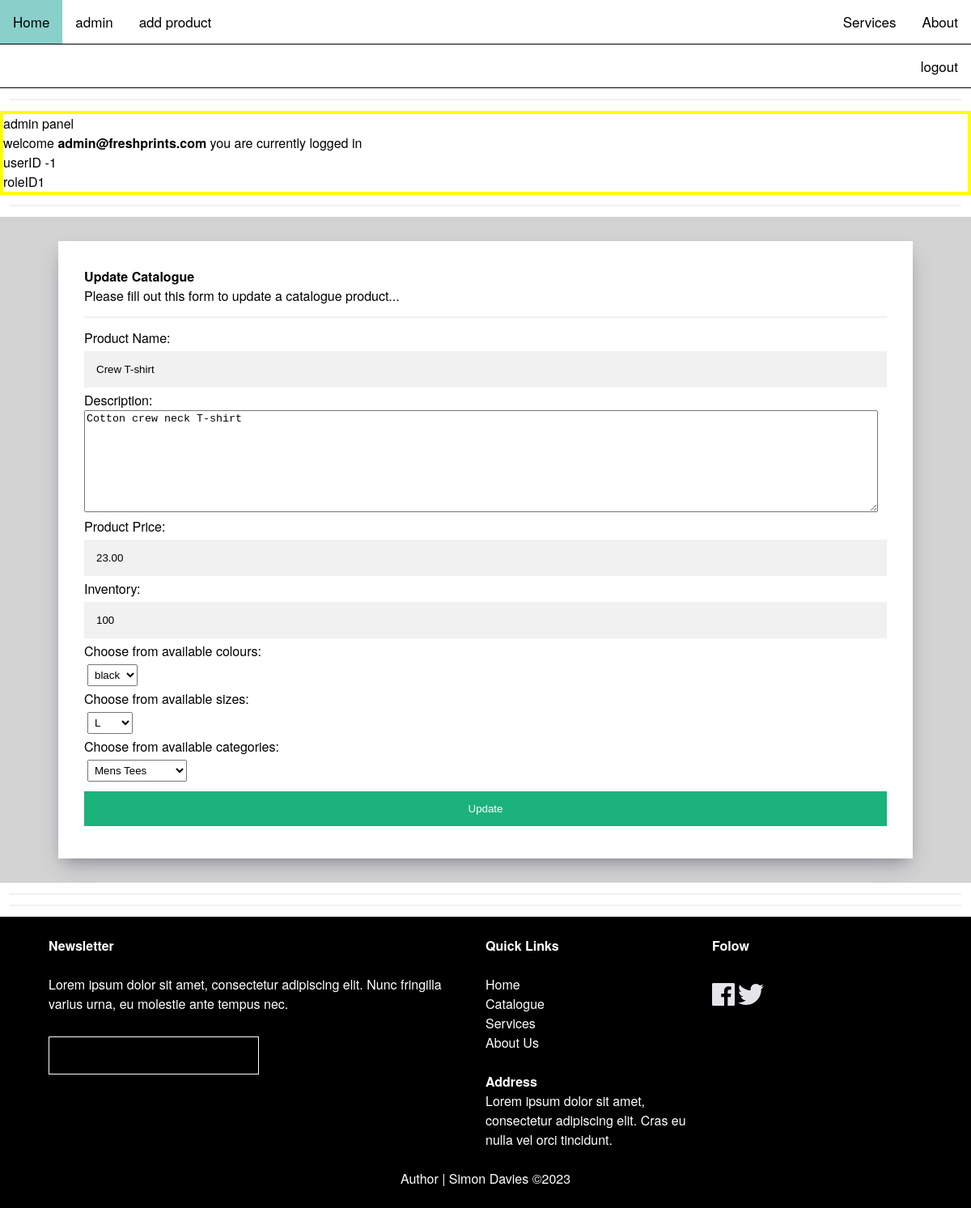
/view/form_productUpdate.php?productID=3 (signed in), run on the app's committed database.
### tables this page shows
CREATE TABLE `product` (
  `productID` int(11) NOT NULL,
  `productTitle` varchar(50) NOT NULL,
  `description` text NOT NULL,
  `price` decimal(6,2) NOT NULL,
  `qty` int(5) NOT NULL,
  `colourID` int(11) NOT NULL,
  `sizeID` int(11) NOT NULL,
  `catID` int(11) NOT NULL
);

### model/functions.php (called while the page is built, shortened)
<?php
function get_category_dropdown()
{
  global $pdo;
  $sql = 'SELECT * FROM category WHERE catID >0 ORDER BY catID';
  $statement = $pdo->prepare($sql);
  $statement->execute();
  $result = $statement->fetchAll();
  return $result;
}
function get_colour_dropdown()
{
 global $pdo;
 $sql = 'SELECT * FROM colour ORDER BY colourID';
 $result = $pdo->query($sql);
 return $result;
}
function get_size_dropdown()
{
  global $pdo;
  $sql = 'SELECT * FROM size ORDER BY sizeID';
  $result = $pdo->query($sql);
  return $result;
}
?>

### view/form_productUpdate.php (the view, shortened to what this page needs)
<?php
require('../model/pdo.php');
require('../model/functions.php');
?>
<!DOCTYPE html>
<html lang="en">
<head>
  <link rel="stylesheet" href="../css/reset.css">
  <link rel="stylesheet" href="../css/style.css">
  <link rel="stylesheet" href="https://cdnjs.cloudflare.com/ajax/libs/font-awesome/4.7.0/css/font-awesome.min.css">
</head>
<body>
<?php
require('navigation.php');
?>
<hr>
<?php require('section_account.php'); ?>
<section class="section_container formbkg">
  <div class="">
   <form method="post" action="<?php echo htmlspecialchars($_SERVER["PHP_SELF"] . "?" . $_SERVER['QUERY_STRING'] );?>">
  <?php
  $productID = $_GET['productID'];
if(isset($productID)){
  global $pdo;
  $sql = 'SELECT * FROM product WHERE productID =' . $productID;
  foreach($pdo->query($sql) as $result):
?>
<h2>Update Catalogue</h2>
<p>Please fill out this form to update a catalogue product...</p>
<hr>
<p><?php $selectedCol = $result['colourID'];  ?></p>
<p><?php $selectedSize = $result['sizeID'];  ?></p>
<p><?php $selectedCat = $result['catID'];  ?></p>
        <label for="productTitle">Product Name:</label>
         <input type="text" id="productTitle" name="productTitle" value="<?php echo $result['productTitle']; ?>" />
         <p><label for="description">Description:</label></p>
         <textarea id="description" name="description" cols="120" rows="8"><?php  echo $result['description']; ?></textarea>
         <p><label for="price">Product Price:</label></p>
         <input type="text" id="price" name="price" value="<?php echo $result['price'];  ?>" />
         <p><label for="qty">Inventory:</label></p>
         <input type="text" id="qty" name="qty" value="<?php echo $result['qty'];  ?>" />
         <p><label for="colourID">Choose from available colours:</label></p>
         <select name='colourID' id="colourID">
          <?php
          $result = get_colour_dropdown();
           foreach($result as $row):
             if( $selectedCol == $row['colourID'] ){
               echo '<option selected value="' . $row['colourID'] . '" > ' . $row['colour'] . '</option>';
             } else {
              echo '<option value="' . $row['colourID'] . '" > ' . $row['colour'] . '</option>';
             }
           endforeach;
           ?>
         </select>
         <p><label for="sizeID">Choose from available sizes:</label></p>
         <select name='sizeID' id="sizeID">
          <?php
          $result = get_size_dropdown();
           foreach($result as $row):
             if($row['sizeID'] == $selectedSize){
           echo '<option selected value="' . $row['sizeID'] . '" > ' . $row['sizes'] . '</option>';
         } else {
           echo '<option value="' . $row['sizeID'] . '" > ' . $row['sizes'] . '</option>';
         }
           endforeach;
           ?>
         </select>
         <p><label for="catID">Choose from available categories:</label></p>
         <select name='catID' id="catID">
          <?php
           $result = get_category_dropdown();
           foreach($result as $row):
             if($row['catID'] == $selectedCat){
           echo '<option selected value="' . $row['catID'] . '" > ' . $row['catName'] . '</option>';
         } else {
          echo '<option value="' . $row['catID'] . '" > ' . $row['catName'] . '</option>';
         }
           endforeach;
           ?>
         </select>
  <button type="submit" > Update </button>
  <br>
  <?php
endforeach;
  } else {
    "could not find product";
  }  ?>
   </form>
    </div>
</section>
<hr>
<hr>
<?php require('footer.php');?>
</body>
</html>

### css/style.css (style rules this page uses)
* { box-sizing: border-box; }
body { margin: 0; font-family: "HelveticaNeue-Light", "Helvetica Neue Light", "Helvetica Neue", Helvetica, Arial, "Lucida Grande", sans-serif; font-weight: 300; max-width: 100%; font-size: 16px; font-weight: 500; }
hr { width: 98%; margin: 0.8rem auto 0.8rem auto; border: 1px solid #f1f1f1; }
.section_container hr { width:100%; }
.section_container { padding:2.5% 0; text-align: center; }
footer input[type=text]:focus, { background-color: black; outline: none; }
.formbkg { background-color: lightgrey; }
.formbkg form { width:88vw; margin: auto; background-color: white; padding:2rem; box-shadow: rgba(50, 50, 93, 0.25) 0px 13px 27px -5px, rgba(0, 0, 0, 0.3) 0px 8px 16px -8px; text-align: left; }
textarea { max-width:100%; }
input[type=text], input[type=password],input[type=email] { width: 100%; padding: 15px; margin: 0.25rem 0 0.25rem 0; display: inline-block; border: none; background: #f1f1f1; }
button { background-color: #04AA6D; color: white; padding: 14px 20px; margin: 8px 0; border: none; cursor: pointer; width: 100%; opacity: 0.9; }
.modal-content-order-form, { padding-top:0px; background-color: #fefefe; margin: 0% auto 15% auto; border: 1px solid #888; width: 33%; }
select { padding:0.25rem;margin:0.25rem; }

### data on the page
product: productTitle "Crew T-shirt", description "Cotton crew neck T-shirt", price "23.00", qty "100"

### other printed values
$_SESSION['username'] "admin@freshprints.com"
$_SESSION['userID'] "1"
$_SESSION['roleID'] "1"
form field colourID "black"
form field sizeID "L"
form field catID "Mens Tees"
